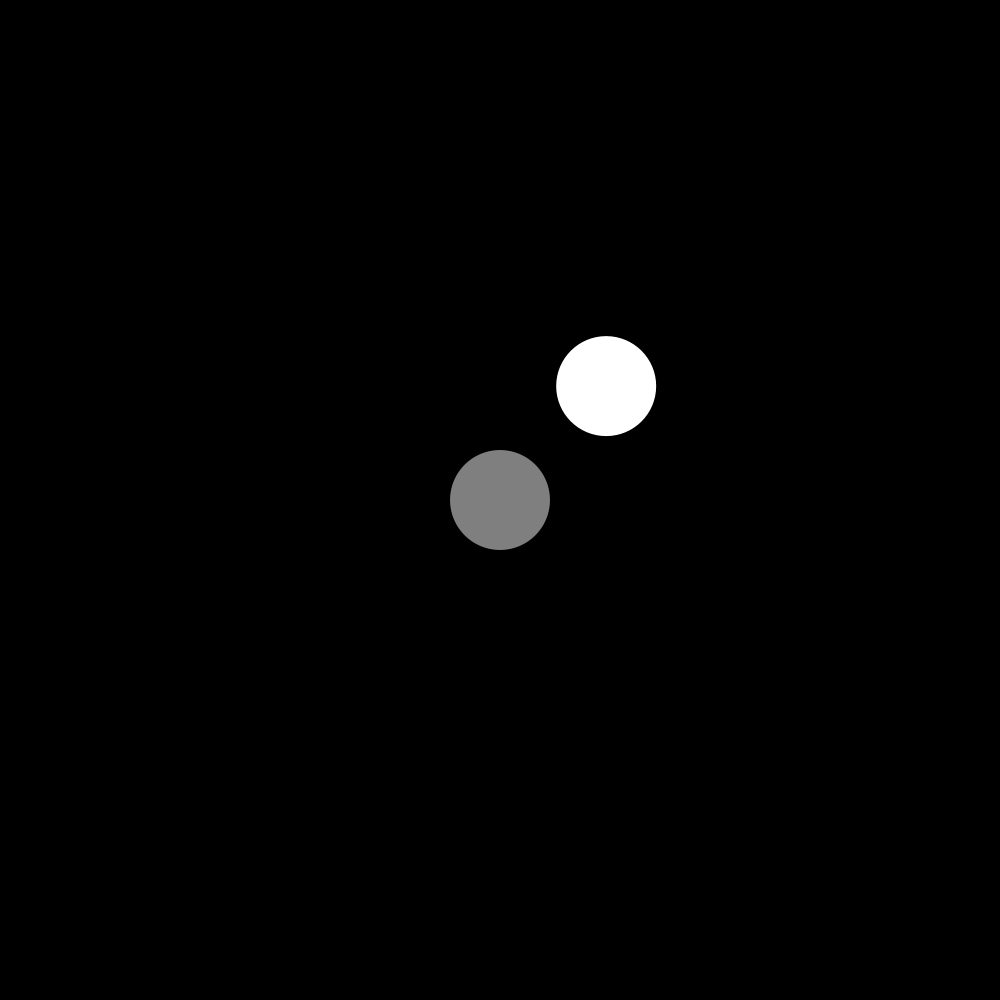
Frame 1 (no input)
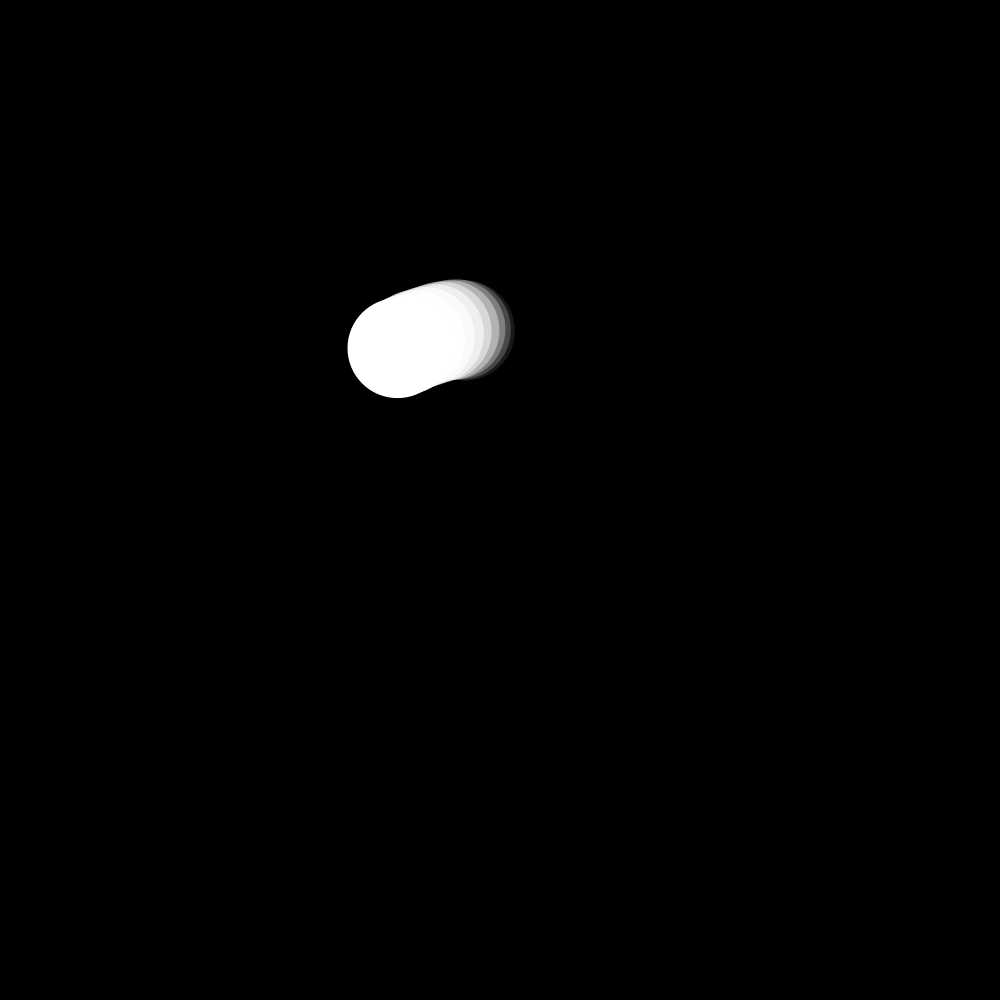
Frame 60 (the mouse pressed at the canvas centre just before this capture)
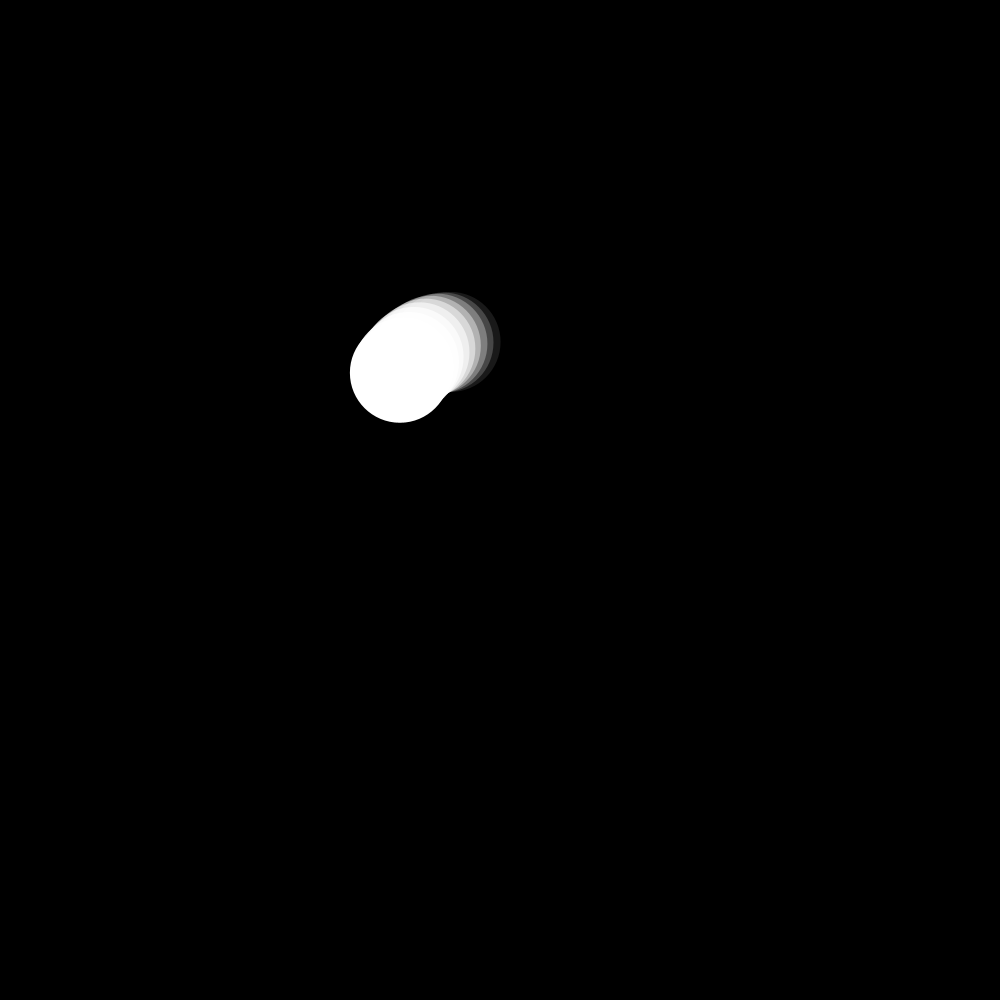
Frame 120 (the mouse held since frame 60 and released just before this capture)

The Processing sketch that drew these frames (run headless with seeded random() and noise(); from frame 60 on, the mouse is pressed at the canvas centre):

// Processing sketch: cc_tut_trail_01
// ── cc_tut_trail_01.pde
ArrayList<PVector> positions;
float xoff;
int trialLength = 10;

void setup() {
  size(1000, 1000);
  background(0);
  positions = new ArrayList<PVector>();
  positions.add(new PVector(width/2, height/2));
}

void draw() {
  background(0);
  float dx = map(noise(xoff), 0, 1, 0, width);
  float dy = map(noise(50 + xoff), 0, 1, 0, height);
  if(positions.size() < trialLength) {
    PVector p = new PVector(dx, dy);
    positions.add(p);
  }
  else {
    positions.remove(0);
    PVector p = new PVector(dx, dy);
    positions.add(p);
  }
  
  int index = 0;
  for(PVector p : positions) {
    index++;
    noStroke();
    float opacity = map((float)index / positions.size(), 0, 1, 0, 255);
    println(opacity);
    fill(255, opacity);
    circle(p.x, p.y, 100);
  }
  
  xoff += 0.01;
}
